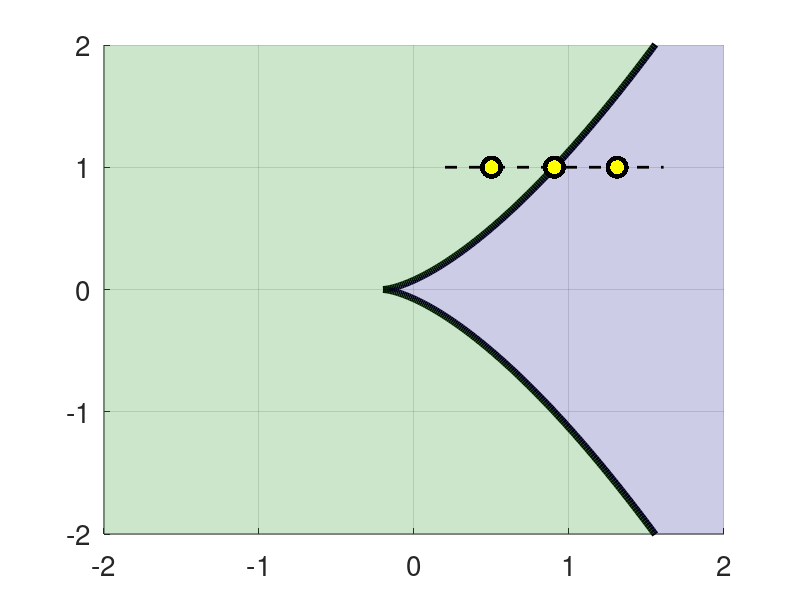
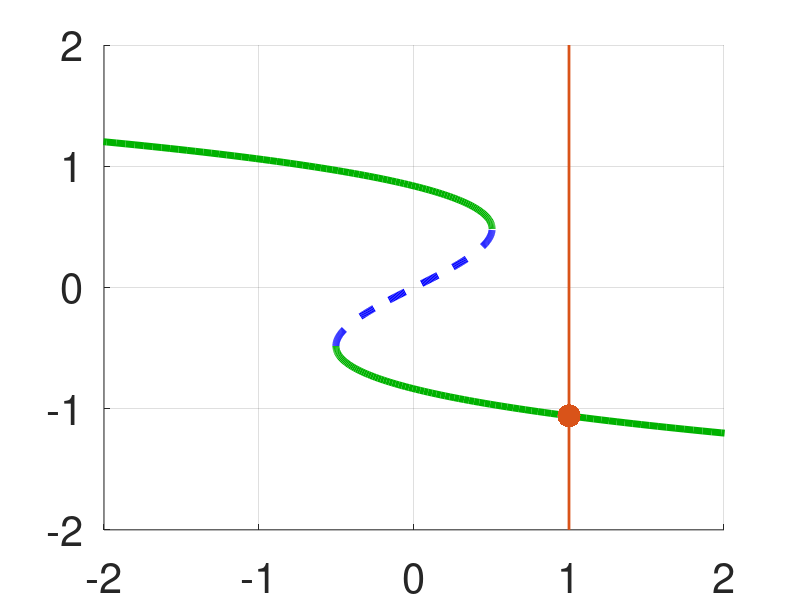
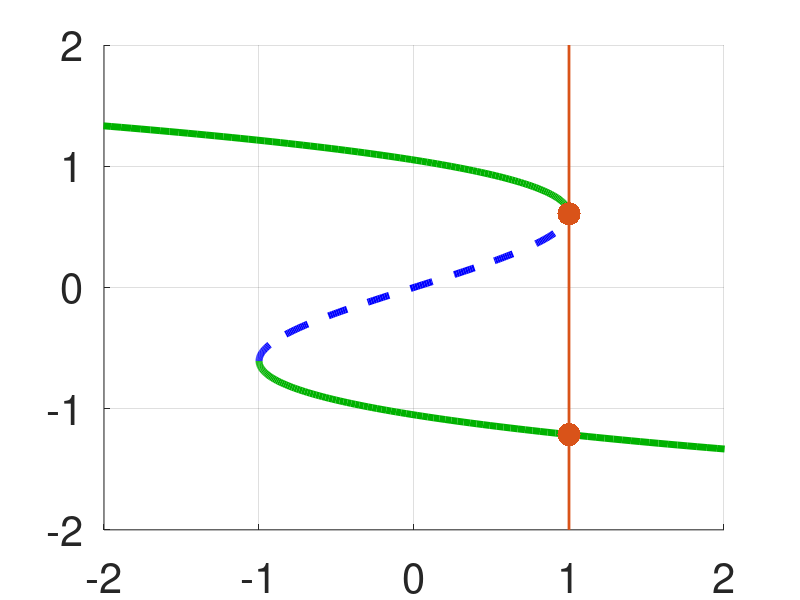
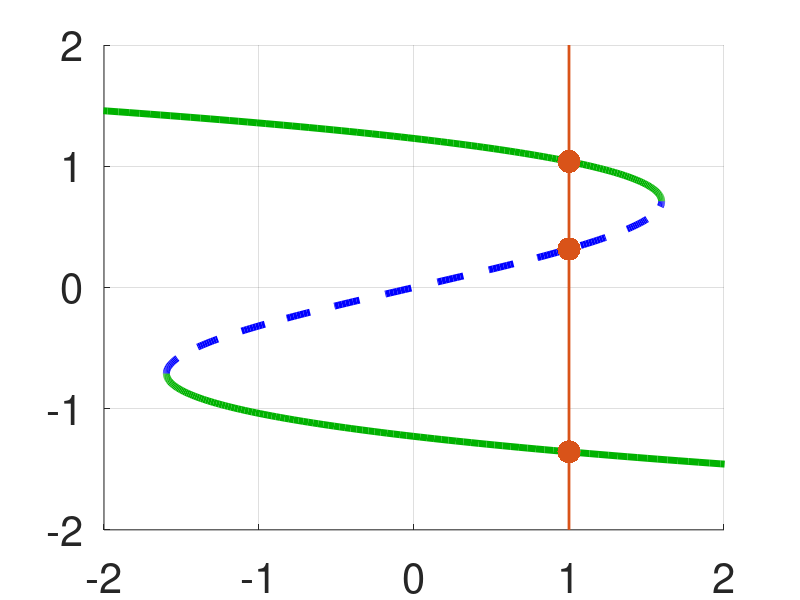

Source code (MATLAB) for these figures, in order:
function System1_singularity()
mu = 0.2;
N = 200;
x = linspace(-mu,2,N);
xmax = 2;
xmin = -2;
ymax = 2;
ymin = -2;
lam = sqrt(4*(mu+x).^3/(27*mu));
figure(1); clf; hold on; grid;
lwt = 5;
fsz = 20;
plot(x,lam,'Color','k','Linewidth',lwt)
plot(x,-lam,'Color','k','Linewidth',lwt)
set(gca,'Fontsize',fsz);

    verts_pink = [[x,xmax,xmax,x(end:-1:2)]',[lam,ymax,ymin,-lam(end:-1:2)]'];
    Nverts_pink = size(verts_pink,1);

    patch('Vertices', verts_pink, 'Faces', (1:Nverts_pink), ...
      'FaceColor', [0,0,0.5], ...
      'FaceAlpha', 0.2, ...
      'EdgeColor', 'none');

        verts_pink = [[x,xmin,xmin,x(end:-1:2)]',[lam,ymax,ymin,-lam(end:-1:2)]'];
    Nverts_pink = size(verts_pink,1);

    patch('Vertices', verts_pink, 'Faces', (1:Nverts_pink), ...
      'FaceColor', [0,0.5,0], ...
      'FaceAlpha', 0.2, ...
      'EdgeColor', 'none');
axis([xmin,xmax,ymin,ymax])

%%

e1 = 0.5;
e2 = (27*mu/4)^(1/3) - mu;
e3 = 2*e2 - e1;

plot([e1-0.3,e3 + 0.3],[1,1],'Linewidth',2,'Linestyle','--','Color','k');
plot([e1,e2,e3],[1,1,1],'.','Markersize',50,'Markeredgecolor','k');
plot([e1,e2,e3],[1,1,1],'.','Markersize',30,'Markeredgecolor','y');

col_stab = [0,0.7,0];
col_unst = [0,0,1];
ln_col = [0.8500 0.3250 0.0980];
saveas(gcf,'System1_singularity','epsc');
%%
figure(2);
fsz = 30;
clf; hold on; grid;


ep = e1;

rootfun = @(y)(-y.^3+(mu+ep)*y)/sqrt(mu);
y1 = linspace(ymin,-sqrt((mu + ep)/3),N);
y2 = linspace(-sqrt((mu + ep)/3),sqrt((mu + ep)/3),N);
y3 = linspace(sqrt((mu + ep)/3),ymax,N);
plot(rootfun(y1),y1,'Color',col_stab,'Linewidth',5);
plot(rootfun(y3),y3,'Color',col_stab,'Linewidth',5);
plot(rootfun(y2),y2,'Color',col_unst,'Linewidth',5,'LineStyle','--');
set(gca,'Fontsize',fsz);
axis([xmin,xmax,ymin,ymax])
plot([1,1],[ymin,ymax],'color',ln_col,'Linewidth',2);

fun = @(y)-y.^3+(mu+ep)*y - sqrt(mu);
y0 = fzero(fun,1);
plot(1,y0,'.','Markersize',50,'Color',ln_col);
saveas(gcf,'System1_singularity_A','epsc');

%%
figure(3);
clf; hold on; grid;

ep = e2;

rootfun = @(y)(-y.^3+(mu+ep)*y)/sqrt(mu);
y1 = linspace(ymin,-sqrt((mu + ep)/3),N);
y2 = linspace(-sqrt((mu + ep)/3),sqrt((mu + ep)/3),N);
y3 = linspace(sqrt((mu + ep)/3),ymax,N);
plot(rootfun(y1),y1,'Color',col_stab,'Linewidth',5);
plot(rootfun(y3),y3,'Color',col_stab,'Linewidth',5);
plot(rootfun(y2),y2,'Color',col_unst,'Linewidth',5,'LineStyle','--');
set(gca,'Fontsize',fsz);
axis([xmin,xmax,ymin,ymax])

plot([1,1],[ymin,ymax],'color',ln_col,'Linewidth',2);

fun = @(y)-y.^3+(mu+ep)*y - sqrt(mu);
plot(1,sqrt((mu+ep)/3),'.','Markersize',50,'Color',ln_col);

y0 = fzero(fun,-1);
plot(1,y0,'.','Markersize',50,'Color',ln_col);
saveas(gcf,'System1_singularity_B','epsc');
%%

figure(4);
clf; hold on; grid;

ep = e3;

rootfun = @(y)(-y.^3+(mu+ep)*y)/sqrt(mu);
y1 = linspace(ymin,-sqrt((mu + ep)/3),N);
y2 = linspace(-sqrt((mu + ep)/3),sqrt((mu + ep)/3),N);
y3 = linspace(sqrt((mu + ep)/3),ymax,N);
plot(rootfun(y1),y1,'Color',col_stab,'Linewidth',5);
plot(rootfun(y3),y3,'Color',col_stab,'Linewidth',5);
plot(rootfun(y2),y2,'Color',col_unst,'Linewidth',5,'LineStyle','--');
set(gca,'Fontsize',fsz);
axis([xmin,xmax,ymin,ymax])

plot([1,1],[ymin,ymax],'color',ln_col,'Linewidth',2);

fun = @(y)-y.^3+(mu+ep)*y - sqrt(mu);
y0 = fzero(fun,1);
plot(1,y0,'.','Markersize',50,'Color',ln_col);

y0 = fzero(fun,-1);
plot(1,y0,'.','Markersize',50,'Color',ln_col);

y0 = fzero(fun,0);
plot(1,y0,'.','Markersize',50,'Color',ln_col);
saveas(gcf,'System1_singularity_C','epsc');

figure(5); clf; hold on; grid;
y = linspace(ymin,ymax,N);
plot(y.^3,y,'Color',col_stab,'Linewidth',5);
set(gca,'Fontsize',fsz);
axis([xmin,xmax,ymin,ymax])
saveas(gcf,'System1_singularity_D','epsc');

figure(5); clf; hold on; grid;
y = linspace(ymin,ymax,N);
plot(y.^3,y,'Color',col_stab,'Linewidth',5);
set(gca,'Fontsize',fsz);
axis off
axis([xmin,xmax,ymin,ymax])
saveas(gcf,'System1_singularity_E','epsc');

end